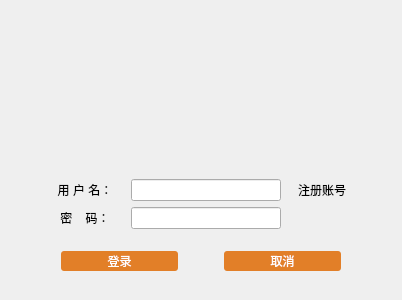
<?xml version="1.0" encoding="UTF-8"?>
<ui version="4.0">
 <class>MyLog</class>
 <widget class="QWidget" name="MyLog">
  <property name="geometry">
   <rect>
    <x>0</x>
    <y>0</y>
    <width>400</width>
    <height>300</height>
   </rect>
  </property>
  <property name="windowTitle">
   <string>MyLog</string>
  </property>
  <layout class="QVBoxLayout" name="verticalLayout">
   <item>
    <widget class="QLabel" name="img_label">
     <property name="minimumSize">
      <size>
       <width>380</width>
       <height>130</height>
      </size>
     </property>
     <property name="maximumSize">
      <size>
       <width>380</width>
       <height>130</height>
      </size>
     </property>
     <property name="styleSheet">
      <string notr="true">font: 75 24pt &quot;方正姚体&quot;;
color: rgb(255, 255, 255);</string>
     </property>
     <property name="text">
      <string/>
     </property>
     <property name="alignment">
      <set>Qt::AlignCenter</set>
     </property>
    </widget>
   </item>
   <item>
    <layout class="QGridLayout" name="gridLayout_2">
     <item row="0" column="0">
      <spacer name="horizontalSpacer">
       <property name="orientation">
        <enum>Qt::Horizontal</enum>
       </property>
       <property name="sizeType">
        <enum>QSizePolicy::Maximum</enum>
       </property>
       <property name="sizeHint" stdset="0">
        <size>
         <width>60</width>
         <height>20</height>
        </size>
       </property>
      </spacer>
     </item>
     <item row="1" column="1">
      <widget class="QLabel" name="pwd_label">
       <property name="minimumSize">
        <size>
         <width>80</width>
         <height>0</height>
        </size>
       </property>
       <property name="maximumSize">
        <size>
         <width>70</width>
         <height>16777215</height>
        </size>
       </property>
       <property name="styleSheet">
        <string notr="true">font: 12pt &quot;宋体&quot;;</string>
       </property>
       <property name="text">
        <string>密    码：</string>
       </property>
       <property name="alignment">
        <set>Qt::AlignCenter</set>
       </property>
      </widget>
     </item>
     <item row="0" column="3">
      <widget class="QPushButton" name="reg_pushButton">
       <property name="minimumSize">
        <size>
         <width>70</width>
         <height>0</height>
        </size>
       </property>
       <property name="maximumSize">
        <size>
         <width>16777215</width>
         <height>20</height>
        </size>
       </property>
       <property name="styleSheet">
        <string notr="true">QPushButton
{
	font: 11pt &quot;Agency FB&quot;;
	border: solid 1px #b7b7b7;
	
}
QPushButton:hover
{
	border: solid 1px #b7b7b7;
	color: rgb(243, 117, 27);
}

</string>
       </property>
       <property name="text">
        <string>注册账号</string>
       </property>
      </widget>
     </item>
     <item row="0" column="2">
      <widget class="QLineEdit" name="name_lineEdit">
       <property name="minimumSize">
        <size>
         <width>150</width>
         <height>0</height>
        </size>
       </property>
       <property name="maximumSize">
        <size>
         <width>16777215</width>
         <height>16777215</height>
        </size>
       </property>
       <property name="styleSheet">
        <string notr="true">font: 12pt &quot;宋体&quot;;</string>
       </property>
      </widget>
     </item>
     <item row="0" column="1">
      <widget class="QLabel" name="name_label">
       <property name="minimumSize">
        <size>
         <width>80</width>
         <height>0</height>
        </size>
       </property>
       <property name="maximumSize">
        <size>
         <width>70</width>
         <height>16777215</height>
        </size>
       </property>
       <property name="styleSheet">
        <string notr="true">font: 12pt &quot;宋体&quot;;</string>
       </property>
       <property name="text">
        <string>用 户 名：</string>
       </property>
       <property name="alignment">
        <set>Qt::AlignCenter</set>
       </property>
      </widget>
     </item>
     <item row="0" column="4">
      <spacer name="horizontalSpacer_2">
       <property name="orientation">
        <enum>Qt::Horizontal</enum>
       </property>
       <property name="sizeType">
        <enum>QSizePolicy::Maximum</enum>
       </property>
       <property name="sizeHint" stdset="0">
        <size>
         <width>60</width>
         <height>20</height>
        </size>
       </property>
      </spacer>
     </item>
     <item row="1" column="2">
      <widget class="QLineEdit" name="pwd_lineEdit">
       <property name="minimumSize">
        <size>
         <width>150</width>
         <height>0</height>
        </size>
       </property>
       <property name="styleSheet">
        <string notr="true">font: 12pt &quot;宋体&quot;;</string>
       </property>
      </widget>
     </item>
    </layout>
   </item>
   <item>
    <layout class="QHBoxLayout" name="horizontalLayout">
     <property name="leftMargin">
      <number>50</number>
     </property>
     <property name="rightMargin">
      <number>50</number>
     </property>
     <item>
      <widget class="QPushButton" name="login_Button">
       <property name="sizePolicy">
        <sizepolicy hsizetype="Minimum" vsizetype="Fixed">
         <horstretch>0</horstretch>
         <verstretch>0</verstretch>
        </sizepolicy>
       </property>
       <property name="minimumSize">
        <size>
         <width>80</width>
         <height>20</height>
        </size>
       </property>
       <property name="maximumSize">
        <size>
         <width>16777215</width>
         <height>20</height>
        </size>
       </property>
       <property name="styleSheet">
        <string notr="true">QPushButton
{
	color: #FFF;
	border: solid 1px #b7b7b7;
	border-radius: 3px;
	background-color: rgb(226, 127, 40);
}
QPushButton:hover
{
	background-color: rgb(231, 154, 115);
	color: #FFF;
	border: none;
	border-radius: 3px;
}</string>
       </property>
       <property name="text">
        <string>登录</string>
       </property>
      </widget>
     </item>
     <item>
      <spacer name="horizontalSpacer_3">
       <property name="orientation">
        <enum>Qt::Horizontal</enum>
       </property>
       <property name="sizeType">
        <enum>QSizePolicy::Maximum</enum>
       </property>
       <property name="sizeHint" stdset="0">
        <size>
         <width>40</width>
         <height>20</height>
        </size>
       </property>
      </spacer>
     </item>
     <item>
      <widget class="QPushButton" name="Exit_pushButton">
       <property name="minimumSize">
        <size>
         <width>80</width>
         <height>20</height>
        </size>
       </property>
       <property name="maximumSize">
        <size>
         <width>16777215</width>
         <height>20</height>
        </size>
       </property>
       <property name="styleSheet">
        <string notr="true">QPushButton
{
	color: #FFF;
	border: solid 1px #b7b7b7;
	border-radius: 3px;
	background-color: rgb(226, 127, 40);
}
QPushButton:hover
{
	background-color: rgb(231, 154, 115);
	color: #FFF;
	border: none;
	border-radius: 3px;
}</string>
       </property>
       <property name="text">
        <string>取消</string>
       </property>
      </widget>
     </item>
    </layout>
   </item>
  </layout>
 </widget>
 <layoutdefault spacing="6" margin="11"/>
 <resources/>
 <connections/>
</ui>
